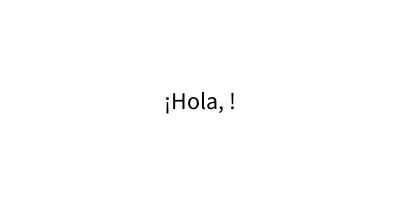
Frame 1 (no input)
Frame 60 (the mouse pressed at the canvas centre just before this capture): identical to frame 1, image omitted
Frame 120 (the mouse held since frame 60 and released just before this capture): identical to frame 1, image omitted

The Processing sketch that drew this single still picture (run headless with seeded random() and noise(); from frame 60 on, the mouse is pressed at the canvas centre):

// Processing sketch: sketch_12
// ── sketch_12.pde
String nombre = "";

void setup() {
  size(400, 200);
  // Solicitar al usuario que ingrese su nombre
  println("Por favor, ingrese su nombre:");
}

void draw() {
  background(255);
  // Mostrar un saludo con el nombre ingresado en la pantalla
  textAlign(CENTER, CENTER);
  textSize(24);
  fill(0);
  text("¡Hola, " + nombre + "!", width/2, height/2);
}

void keyPressed() {
  // Si se presiona la tecla "Enter", se guarda el nombre ingresado y se limpia el campo de entrada
  if (key == ENTER) {
    println(nombre);
    nombre = "";
  } else {
    // Concatenar el carácter ingresado al nombre
    nombre = nombre + key;
  }
}
